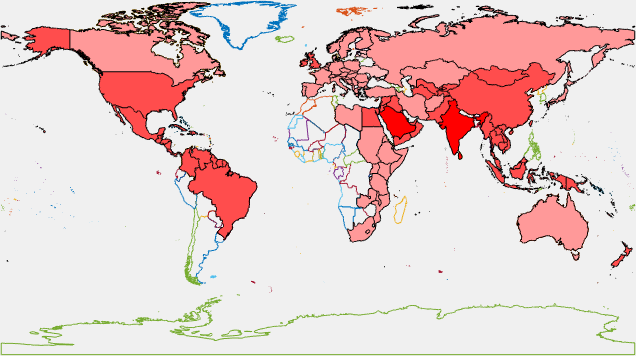
%> input picture finalspread.png, 636 x 356 px
$ octave finaltest.m   (GNU Octave 9; MATLAB toolbox functions it lacks are replaced by stand-ins)
%> lines starting %> are read from the running program, lines starting %| are printed output that depends on the picture
globe=imread('finalspread.png');
%> globe is the input picture: size 356x636x3 uint8; mean R, G, B 229.7, 207.4, 206
for k=1:3
    globe(:, :, k)=flipud(globe(:, :, k));
end
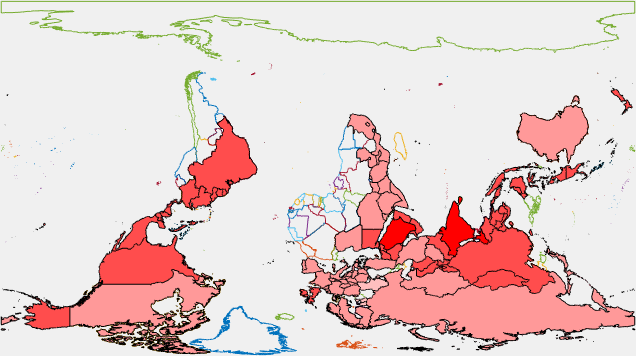
%> globe: size 356x636x3 uint8; mean R, G, B 229.7, 207.4, 206; mean of the top-left, top-right, bottom-left and bottom-right quarters 231.3, 229.5, 207.5, 189.4
% axes(handles.popAxes);
[M, N, L]=sphere(30);
figure(1)
R1 = surf(M, N, L, 'FaceColor', 'texturemap','CData', globe, 'EdgeColor', [0.6, 0.6, 0.6]);
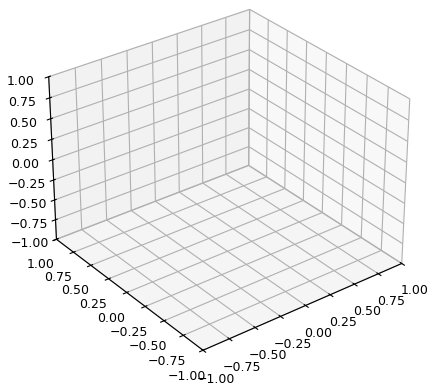
%> figure redrawn from the program's plot data
